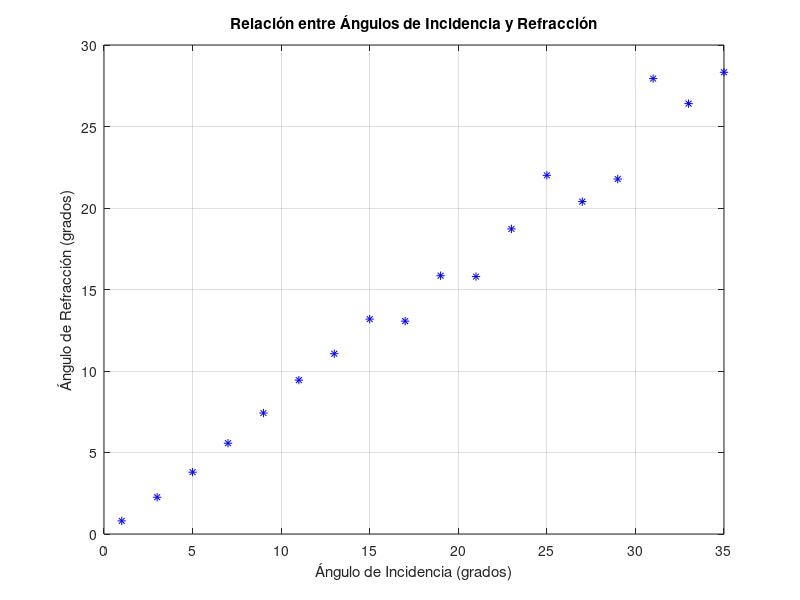
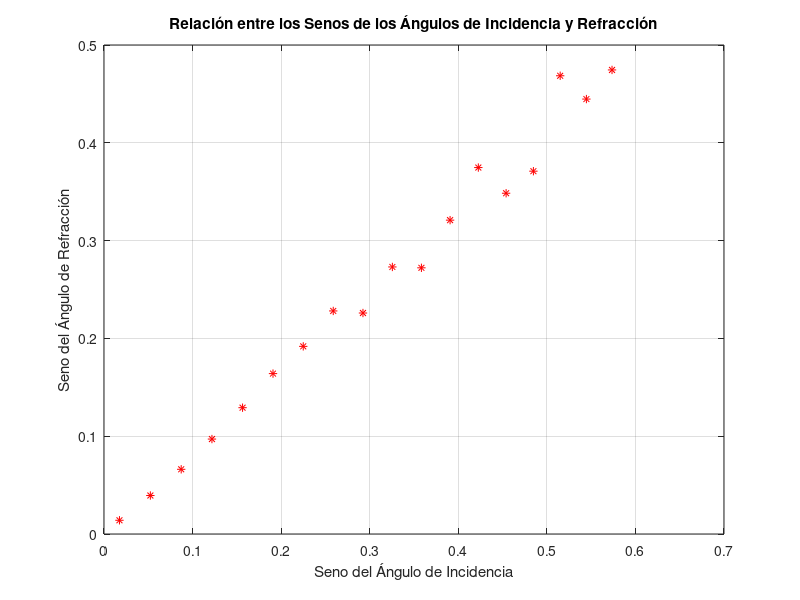

These figures' MATLAB source, in order:
% Índices de refracción
n_air = 1.00; % Índice de refracción del aire
n_water = 1.33; % Índice de refr

% Vector de ángulos de incidencia en grados
angulos_incidencia = [1,3,5,7,9,11,13,15,17,19,21,23,25,27,29,31,33,35]; % Cambia esto según lo necesites

% Conversión de grados a radianes para los cálculos
angulos_incidencia_rad = deg2rad(angulos_incidencia);

% Pre-alojamiento para los ángulos de refracción
angulos_refraccion_rad = zeros(size(angulos_incidencia_rad));

% Cálculo de los ángulos de refracción usando la Ley de Snell
for i = 1:length(angulos_incidencia_rad)
    angulo_incidente = angulos_incidencia_rad(i);
    seno_angulo_refraccion = n_air * sin(angulo_incidente) / n_water;
    
    % Comprobación de la reflexión total interna
    if seno_angulo_refraccion > 1
        angulos_refraccion_rad(i) = NaN; % No hay refracción, reflexión total
    else
        angulos_refraccion_rad(i) = asin(seno_angulo_refraccion);
    end
end

% Introducir un error aleatorio entre 1% y 5% en los ángulos de refracción
for i = 1:length(angulos_refraccion_rad)
    if ~isnan(angulos_refraccion_rad(i))
        error = 1 + (rand() * 0.24); % 1% a 5% de error
        angulos_refraccion_rad(i) = angulos_refraccion_rad(i) * error;
    end
end

% Conversión de los ángulos de refracción a grados
angulos_refraccion = rad2deg(angulos_refraccion_rad);

disp('Ángulos de Incidencia (grados):');
disp(angulos_incidencia);
disp('Ángulos de Refracción con Error (grados):');
disp(angulos_refraccion);

% Graficar la relación entre los ángulos de incidencia y refracción
figure;
plot(angulos_incidencia, angulos_refraccion, 'b*');
xlabel('Ángulo de Incidencia (grados)');
ylabel('Ángulo de Refracción (grados)');
title('Relación entre Ángulos de Incidencia y Refracción');
grid on;

% Graficar la relación entre los senos de los ángulos de incidencia y refracción
senos_incidencia = sin(angulos_incidencia_rad);
senos_refraccion = sin(angulos_refraccion_rad);

figure;
plot(senos_incidencia, senos_refraccion, '*r');
xlabel('Seno del Ángulo de Incidencia');
ylabel('Seno del Ángulo de Refracción');
title('Relación entre los Senos de los Ángulos de Incidencia y Refracción');
grid on;

div= senos_incidencia./senos_refraccion;
j=median(div);
disp(div);
disp(j);
